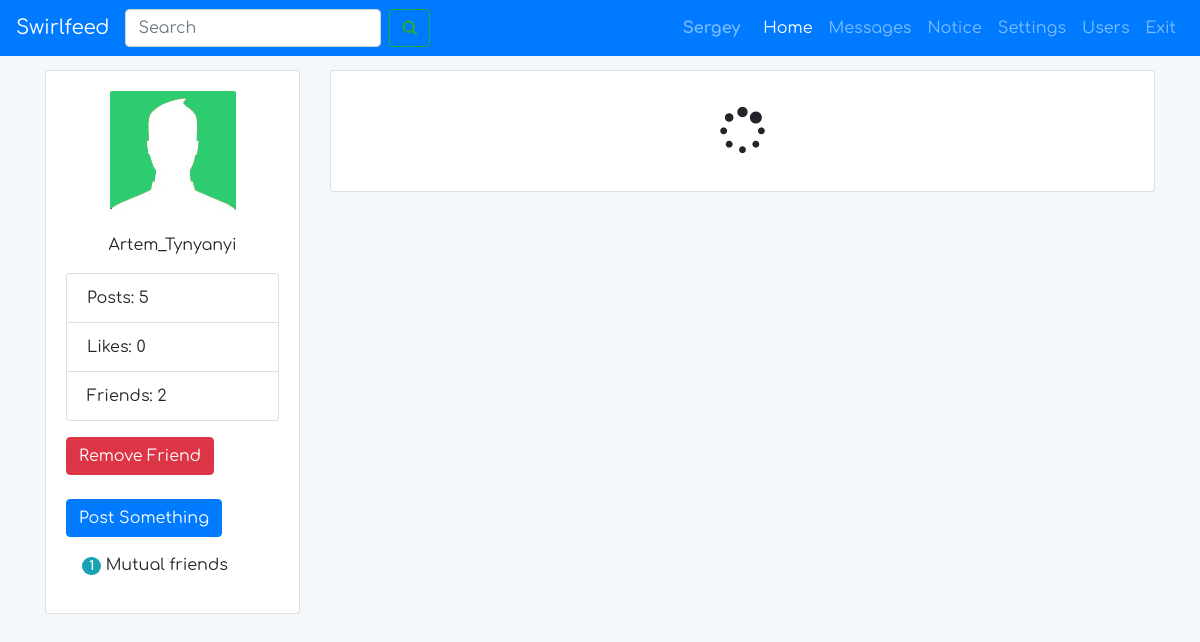
Page /id1651861240 (signed in) on the earlier database version.
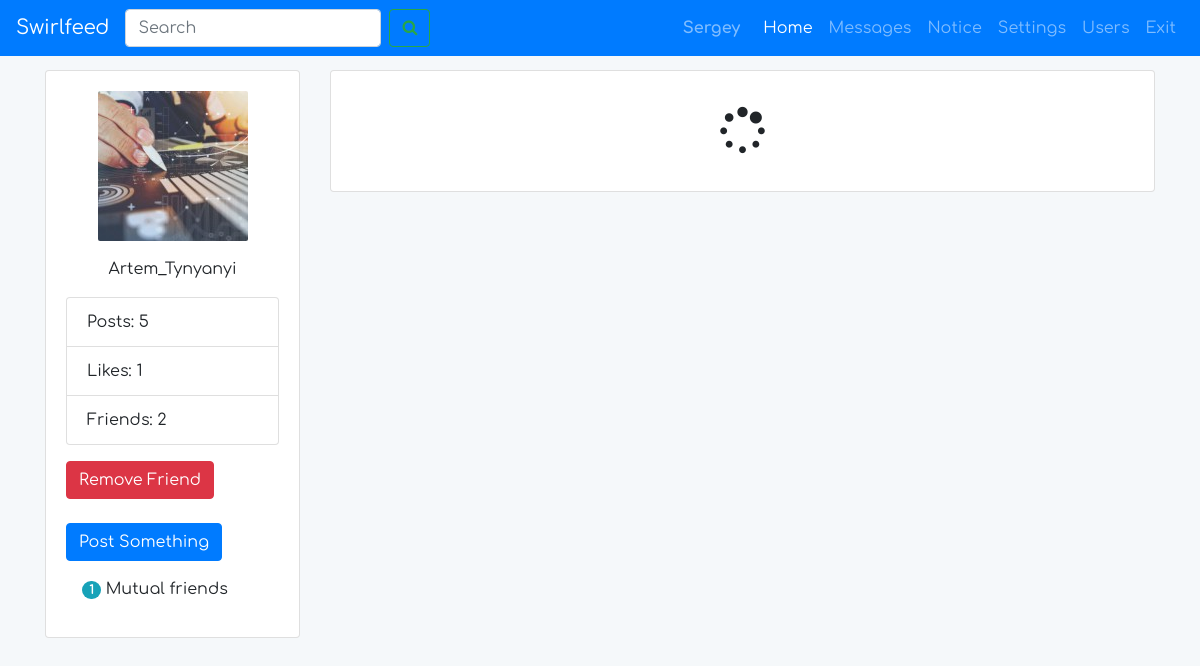
Same page on the later database version.
### tables this page shows
CREATE TABLE `users` (
  `id` int(11) UNSIGNED NOT NULL,
  `unique_id` varchar(255) NOT NULL,
  `first_name` varchar(25) NOT NULL,
  `last_name` varchar(25) NOT NULL,
  `username` varchar(100) NOT NULL,
  `email` varchar(100) NOT NULL,
  `password` varchar(255) NOT NULL,
  `signup_date` date NOT NULL,
  `profile_pic` varchar(255) NOT NULL,
  `num_posts` int(11) NOT NULL,
  `num_likes` int(11) NOT NULL,
  `user_closed` varchar(3) NOT NULL,
  `friend_array` text NOT NULL
);

### classes/DB.php (called while the page is built)
<?php
class DB {
  private static function connect()
  {
    $pdo = new PDO('mysql:host=localhost;dbname=SocialNetworkFB;charset=utf8', 'root', '');
    $pdo->setAttribute(PDO::ATTR_ERRMODE, PDO::ERRMODE_EXCEPTION);
    return $pdo;
  }
  public static function query($query, $params = [])
  {
    $statement = self::connect()->prepare($query);
    $statement->execute($params);
    if (explode(' ', $query)[0] == 'SELECT') {
      $data = $statement->fetchAll(PDO::FETCH_ASSOC);
      return $data;
    }
  }
}

### classes/User.php (called while the page is built, shortened)
<?php
class User
{
  private $user;
  public function __construct($user)
  {
    $this->user = DB::query('SELECT * FROM users WHERE id=:userid', [':userid' => $user])[0];
  }
  public function isFriend($userIdToCheck)
  {
   $userIdComma = ',' . $userIdToCheck . ',';
   if ((strstr($this->user['friend_array'], $userIdComma) || $userIdToCheck == $this->user['id'])) {
     return true;
   } else {
     return false;
   }
  }
   public function getMutuaFriends($userToCheck)
   {
      $mutualFriends = 0;
      $userArray = $this->user['friend_array'];
      $userArrayExplode = explode(',', $userArray);
      $result = DB::query('SELECT friend_array FROM users WHERE id = ?', [$userToCheck])[0];
      $userToCheckArray = $result['friend_array'];
      $userToCheckArrayExplode = explode(',', $userToCheckArray);
      foreach ($userArrayExplode as $i) {
        foreach ($userToCheckArrayExplode as $j) {
          if ($i == $j && $i != '') {
            $mutualFriends++;
          }
        }
      }
      return $mutualFriends;
   }
}

### profile.php (the view, shortened to what this page needs)
<?php
require __DIR__ . '/includes/header.php';
if (isset($_GET['profile_uniqueid'])) {
  $uniqueId = $_GET['profile_uniqueid'];
  $userObj = DB::query('SELECT * FROM users WHERE unique_id = ?', [$uniqueId])[0];
  $numFriends = (substr_count($user['friend_array'], ',')) - 1;
}
?>
  <section class="user-details">
    <div class="container">
      <div class="row">
        <div class="col-md-3">
          <div class="card">
            <div class="card-body">
              <div class="user-details__main-img mb-3">
                <img src="<?php echo $userObj['profile_pic']; ?>" alt="<?php echo $userObj['username'];?>">
              </div>
              <p class="text-center"><?php echo $userObj['username'];?></p>
              <ul class="list-group mb-3">
                <li class="list-group-item">Posts: <?php echo $userObj['num_posts']; ?></li>
                <li class="list-group-item">Likes: <?php echo $userObj['num_likes']; ?></li>
                <li class="list-group-item">Friends: <?php echo $numFriends; ?></li>
              </ul>
              <div>
                <form action="<?php echo $uniqueId?>" method="post">
                  <?php
                  $profileUser = new User($userObj['id']);
                  $loggedInUser = new User($_SESSION['user_id']);
                  if ($userUniqueId != $uniqueId) {
                    if ($loggedInUser->isFriend($userObj['id'])) {
                      echo '<input type="submit" name="remove_friend" class="btn btn-danger" value="Remove Friend"><br><br>';
                    } else if ($loggedInUser->didReceiveRequest($userObj['id'])) {
                      echo '<input type="submit" name="respond_request" class="btn btn-warning" value="Respond to request"><br><br>';
                    } else if ($loggedInUser->didSendRequest($userObj['id'])) {
                      echo '<input type="submit" name="" class="btn btn-primary" value="Respond Sent"><br><br>';
                    } else {
                      echo '<input type="submit" name="add_friend" class="btn btn-success" value="Add friend"><br><br>';
                    }
                  }
                  ?>
                </form>
                <input type="submit" class="btn btn-primary" data-toggle="modal" data-target="#exampleModal" value="Post Something">
                <?php if ($userUniqueId != $uniqueId) { ?>
                  <div class="m-3"><span class="badge badge-pill badge-info"><?php echo $loggedInUser->getMutuaFriends($userObj['id']); ?></span> Mutual friends</div>
                <?php  } ?>
              </div>
            </div>
          </div>
        </div>
        <div class="col-md-9">
          <div class="card mb-3">
            <div class="card-body">
              <div class="text-center m-3">
                <i id="loading" class="fa fa-spinner fa-3x fa-spin"></i>
              </div>
            </div>
          </div>
        </div>
      </div>
    </div>
  </section>
<?php
require __DIR__ . '/includes/footer-profile.php';
?>

### includes/header.php (shortened to what this page needs)
<?php
if (isset($_SESSION['username'])) {
  $userUniqueId = $_SESSION['unique_id'];
  $userEmail = $_SESSION['log_email'];
  $user = DB::query('SELECT * FROM users WHERE email=:email', [':email' => $userEmail])[0];
} else {
  header("Location: /register.php");
}
?><!doctype html>
<html lang="en">
<head>
  <link rel="stylesheet" href="/assets/css/bootstrap.css">
  <link rel="stylesheet" href="/assets/css/fontAweasome.css">
  <link rel="stylesheet" href="/assets/css/fonts.css">
  <link rel="stylesheet" href="/assets/css/style.css">
  <link rel="stylesheet" href="/assets/css/jquery.Jcrop.css">
</head>
<body>
<header>
  <nav class="navbar navbar-expand-lg navbar-dark bg-primary fixed-top">
    <a class="navbar-brand" href="/">Swirlfeed</a>
    <div class="collapse navbar-collapse" id="navbarSupportedContent">
      <form class="form-inline my-2 my-lg-0 mr-auto">
        <input class="form-control mr-sm-2" type="search" placeholder="Search" aria-label="Search">
        <button class="btn btn-outline-success my-2 my-sm-0" type="submit"><i class="fa fa-search"></i></button>
      </form>
      <div class="userName">
        <a href="<?php echo $user['unique_id']; ?>"><?php echo $user['first_name']; ?></a>
      </div>
      <ul class="navbar-nav">
        <li class="nav-item active">
          <a class="nav-link" href="/">Home <span class="sr-only">(current)</span></a>
        </li>
        <li class="nav-item">
          <a class="nav-link" href="#">Messages</a>
        </li>
        <li class="nav-item">
          <a class="nav-link" href="#">Notice</a>
        </li>
        <li class="nav-item">
          <a class="nav-link" href="#">Settings</a>
        </li>
        <li class="nav-item">
          <a class="nav-link" href="requests.php">Users</a>
        </li>
        <li class="nav-item">
          <a class="nav-link" href="/logout.php">Exit</a>
        </li>
      </ul>
    </div>
  </nav>
</header>

### includes/footer-profile.php (shortened to what this page needs)
</body>
</html>

### assets/css/style.css (style rules this page uses)
body { font-family: 'ComfortaaRegularGoogle'; margin-top: 70px; background-color: #F5F8FA; }
.userName { font-family: 'ComfortaaBoldGoogle'; margin-right: 15px; }
img { max-width: 100%; }
.user-details__main-img { text-align: center; }
.user-details__main-img img { border-radius: 2px; }
.userName a { color: rgba(255, 255, 255, 0.5); }

Differences in the rows shown:
changed users "Artem_Tynyanyi": profile_pic: a different picture; num_likes "0" → "1"
